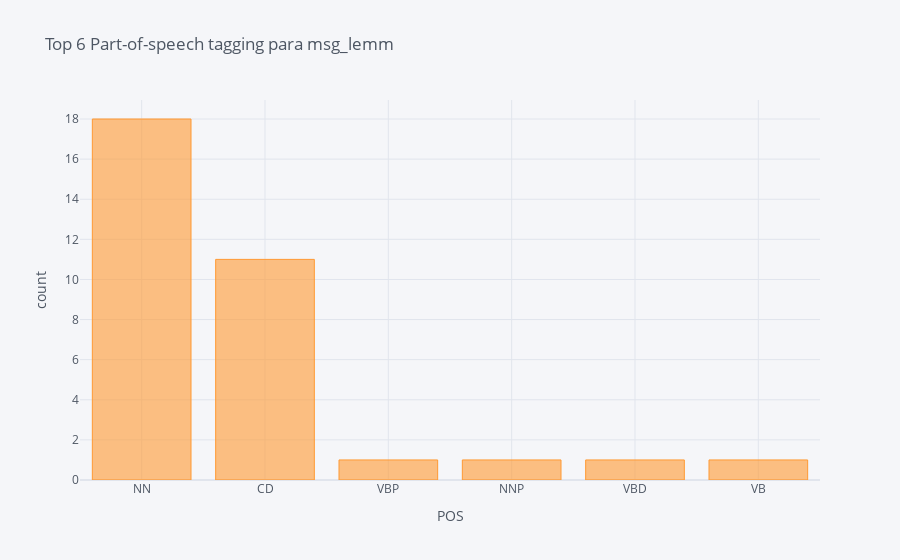

Notebook code cell kept with this figure:
### Markdown cell above
### POS msg_lemm

### Code cell
blob = TextBlob(str(data['msg_lemm']))
pos_df = pd.DataFrame(blob.tags, columns = ['word' , 'pos'])
pos_df = pos_df.pos.value_counts()[:20]
pos_df.iplot(
    kind='bar',
    xTitle='POS',
    yTitle='count', 
    title='Top 6 Part-of-speech tagging para msg_lemm')

### Figure 1 — Plotly figure (JSON) as saved in the notebook; plotly's stock layout.template omitted (floating-point values rounded to 4 significant figures)
{"data": [{"marker": {"color": "rgba(255, 153, 51, 0.6)", "line": {"color": "rgba(255, 153, 51, 1.0)", "width": 1}}, "name": "pos", "orientation": "v", "text": "", "type": "bar", "x": ["NN", "CD", "VBP", "NNP", "VBD", "VB"], "y": [18, 11, 1, 1, 1, 1]}], "layout": {"legend": {"bgcolor": "#F5F6F9", "font": {"color": "#4D5663"}}, "paper_bgcolor": "#F5F6F9", "plot_bgcolor": "#F5F6F9", "title": {"font": {"color": "#4D5663"}, "text": "Top 6 Part-of-speech tagging para msg_lemm"}, "xaxis": {"gridcolor": "#E1E5ED", "showgrid": true, "tickfont": {"color": "#4D5663"}, "title": {"font": {"color": "#4D5663"}, "text": "POS"}, "zerolinecolor": "#E1E5ED"}, "yaxis": {"gridcolor": "#E1E5ED", "showgrid": true, "tickfont": {"color": "#4D5663"}, "title": {"font": {"color": "#4D5663"}, "text": "count"}, "zerolinecolor": "#E1E5ED"}}}
